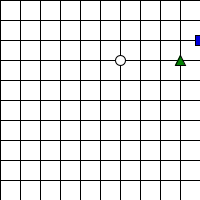
Frame 1 (no input)
Frame 60 (the mouse pressed at the canvas centre just before this capture): identical to frame 1, image omitted
Frame 120 (the mouse held since frame 60 and released just before this capture): identical to frame 1, image omitted

The Processing sketch that drew this single still picture (run headless with seeded random() and noise(); from frame 60 on, the mouse is pressed at the canvas centre):

// Processing sketch: processing_182075
// ── processing_182075.pde

float cx;
float cy;
float sx;
float sy;
float tx;
float ty;
float distance1;
float distance2;
color closerFill = color(0, 0, 220);
color fartherFill = color(255);
color cFill;
color rFill;

void setup() {
  size(200, 200);
  findCoffee();
}

void draw() {
}

void mousePressed() {
  findCoffee();
}

void findCoffee() {
  drawGrid();
  generateLocs();
  calculateDistances();
  getFillColors();
  drawLocs();
}

void drawLocs() {
  fill(cFill);
  ellipse(cx, cy, 10, 10);
  fill(rFill);
  rectMode(CENTER);
  rect(sx, sy, 10, 10);
  rectMode(CORNER);
  fill(0, 128, 0);
  triangle(tx-5, ty+5, tx, ty-5, tx+5, ty+5);
}

void getFillColors() {
  if (distance1<distance2) {//Sets fill colors depending on the closer distance.
    cFill = closerFill;
    rFill = fartherFill;
  } else {
    rFill = closerFill;
    cFill = fartherFill;
  }
}

void generateLocs() {//Generates locations of the two coffee houses and the person (triangle).
  cx = (round(random(10)))*20;//Generates a number between 0-10, rounds it, then multiplies by 20 to achieve values like 20,140,180,0,200,60, etc.
  cy = (round(random(10)))*20;
  sx = (round(random(10)))*20;
  sy = (round(random(10)))*20;
  tx = (round(random(10)))*20;
  ty = (round(random(10)))*20;
}

void calculateDistances() {
  distance1 = (abs(tx-cx) + abs(ty-cy))/20;//Calculates difference in blocks from the person to The Round Bean Coffeehouse (horizontal blocks difference + vertical blocks difference).
  distance2 = (abs(tx-sx) + abs(ty-sy))/20;//Calculates difference in blocks from the person to Square Deal Coffee (horizontal blocks difference + vertical blocks difference).
}

void drawGrid() {
  background(255);
  for (int i = 0; i<=200; i= i + 20) {//Draws rows.
    line(0, i, 200, i);
  }
  for (int i = 0; i<=200; i= i + 20) {//Draws columns.
    line(i, 0, i, 200);
  }
}
